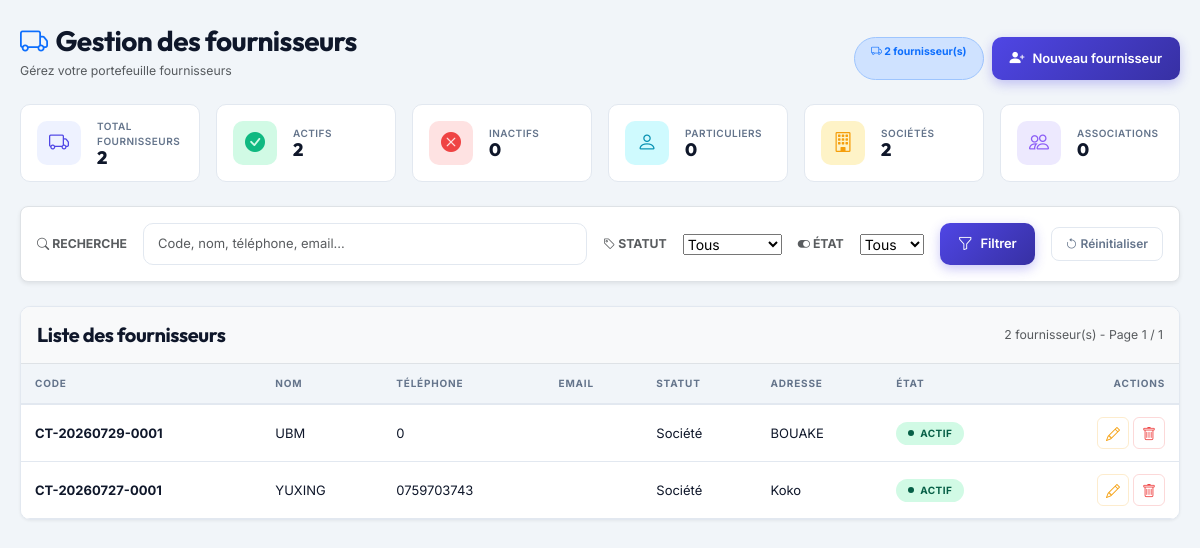
The app's page /views/contact/fournisseur.php with its own data.
### tables this page shows
CREATE TABLE IF NOT EXISTS `contact` (
  `code_contact` varchar(100) NOT NULL,
  `nom_prenom_contact` varchar(300) NOT NULL,
  `telephone_contact` varchar(100) NOT NULL,
  `email_contact` varchar(100) NOT NULL,
  `type_contact` varchar(100) NOT NULL,
  `statut_contact` varchar(100) NOT NULL,
  `solde_contact` decimal(10,2) DEFAULT '0.00',
  `solde_maximum` decimal(10,2) DEFAULT '0.00',
  `adresse_contact` varchar(100) DEFAULT NULL,
  `etat_contact` enum('Actif','Inactif') NOT NULL DEFAULT 'Actif',
  PRIMARY KEY (`code_contact`)
);

### views/contact/fournisseur.php (the view, shortened to what this page needs)
<?php
require 'databases/database.php';
function e($str) {
    return htmlspecialchars($str ?? '', ENT_QUOTES, 'UTF-8');
}
function getTableContent($pdo, $search, $filtres, $page, $perPage = 20) {
    $sql = "SELECT * FROM contact WHERE type_contact = 'Fournisseur'";
    $params = [];
    $countSql = "SELECT COUNT(*) FROM (" . $sql . ") as count_table";
    $stmt = $pdo->prepare($countSql);
    $stmt->execute($params);
    $total = $stmt->fetchColumn();
    $totalPages = ceil($total / $perPage);
    $sql .= " ORDER BY nom_prenom_contact LIMIT " . (($page - 1) * $perPage) . ", $perPage";
    $stmt = $pdo->prepare($sql);
    $stmt->execute($params);
    $fournisseurs = $stmt->fetchAll(PDO::FETCH_ASSOC);
    if (empty($fournisseurs)):
    ?>
    <tr>
        <td colspan="8" class="text-center py-5 text-muted">
            <i class="bi bi-inbox fs-1 d-block mb-2 opacity-50"></i>
            Aucun fournisseur trouvé
        </td>
    </tr>
    <?php else: ?>
    <?php foreach ($fournisseurs as $f): ?>
    <tr>
        <td class="td-bold"><?= e($f['code_contact']) ?></td>
        <td><?= e($f['nom_prenom_contact']) ?></td>
        <td><?= e($f['telephone_contact'] ?? '—') ?></td>
        <td><?= e($f['email_contact'] ?? '—') ?></td>
        <td><?= e($f['statut_contact']) ?></td>
        <td><?= e($f['adresse_contact'] ?? '—') ?></td>
        <td>
            <span class="status-badge <?= $f['etat_contact'] === 'Actif' ? 'on' : 'off' ?>">
                <span class="sdot"></span>
                <?= e($f['etat_contact']) ?>
            </span>
        </td>
        <td class="text-end">
            <div class="d-inline-flex gap-1">
                <button class="act-btn e editBtn" data-code="<?= e($f['code_contact']) ?>" title="Modifier">
                    <i class="bi bi-pencil"></i>
                </button>
                <button class="act-btn d deleteBtn" data-code="<?= e($f['code_contact']) ?>" data-nom="<?= e($f['nom_prenom_contact']) ?>" title="Supprimer">
                    <i class="bi bi-trash"></i>
                </button>
            </div>
        </td>
    </tr>
    <?php endforeach; ?>
    <?php endif;
    $tableHtml = ob_get_clean();
    ?>
    <?php endif;
    $paginationHtml = ob_get_clean();
    return [
        'table' => $tableHtml,
        'pagination' => $paginationHtml,
        'total' => $total,
        'page' => $page,
        'totalPages' => $totalPages
    ];
}
$search = trim($_POST['search'] ?? '');
$filtres = [
    'statut' => trim($_POST['statut'] ?? ''),
    'etat' => trim($_POST['etat'] ?? '')
];
$page = (int)($_POST['page'] ?? 1);
$initialData = getTableContent($pdo, $search, $filtres, $page);
$totalFournisseurs = $pdo->query("SELECT COUNT(*) FROM contact WHERE type_contact = 'Fournisseur'")->fetchColumn();
$actifs = $pdo->query("SELECT COUNT(*) FROM contact WHERE type_contact = 'Fournisseur' AND etat_contact = 'Actif'")->fetchColumn();
$inactifs = $pdo->query("SELECT COUNT(*) FROM contact WHERE type_contact = 'Fournisseur' AND etat_contact = 'Inactif'")->fetchColumn();
$particuliers = $pdo->query("SELECT COUNT(*) FROM contact WHERE type_contact = 'Fournisseur' AND statut_contact = 'Particulier'")->fetchColumn();
$societes = $pdo->query("SELECT COUNT(*) FROM contact WHERE type_contact = 'Fournisseur' AND statut_contact = 'Société'")->fetchColumn();
$associations = $pdo->query("SELECT COUNT(*) FROM contact WHERE type_contact = 'Fournisseur' AND statut_contact = 'Association'")->fetchColumn();
?>
<!DOCTYPE html>
<html lang="fr">
<head>
<link href="https://cdn.jsdelivr.net/npm/bootstrap@5.3.2/dist/css/bootstrap.min.css" rel="stylesheet">
<link href="https://cdn.jsdelivr.net/npm/bootstrap-icons@1.11.3/font/bootstrap-icons.css" rel="stylesheet">
<link rel="stylesheet" href="https://cdn.jsdelivr.net/npm/bootstrap-select@1.14.0-beta3/dist/css/bootstrap-select.min.css">
</head>
<body>
<div class="W">
    <div class="d-flex flex-wrap justify-content-between align-items-end mb-4 gap-2">
        <div>
            <h1 class="h3 fw-bold mb-1"><i class="bi bi-truck text-primary me-2"></i>Gestion des fournisseurs</h1>
            <p class="text-muted small mb-0">Gérez votre portefeuille fournisseurs</p>
        </div>
        <div class="d-flex gap-2">
            <span class="badge rounded-pill bg-primary-subtle text-primary border border-primary-subtle px-3 py-2">
                <i class="bi bi-truck"></i> <?= $totalFournisseurs ?> fournisseur(s)
            </span>
            <button type="button" class="btn-chic btn-chic-primary" id="addBtn">
                <i class="bi bi-person-plus-fill"></i>
                <span>Nouveau fournisseur</span>
            </button>
        </div>
    </div>
    <div class="row g-3 mb-4">
        <?php
        $stats = [
            ['primary', 'truck', 'Total fournisseurs', $totalFournisseurs, ''],
            ['success', 'check-circle-fill', 'Actifs', $actifs, ''],
            ['danger', 'x-circle-fill', 'Inactifs', $inactifs, ''],
            ['info', 'person', 'Particuliers', $particuliers, ''],
            ['warning', 'building', 'Sociétés', $societes, ''],
            ['purple', 'people', 'Associations', $associations, ''],
        ];
        $colorMap = [
            'primary' => ['var(--color-primary-soft)', 'var(--color-primary)'],
            'success' => ['var(--color-success-soft)', 'var(--color-success)'],
            'warning' => ['var(--color-warning-soft)', 'var(--color-warning)'],
            'danger' => ['var(--color-danger-soft)', 'var(--color-danger)'],
            'info' => ['var(--color-info-soft)', 'var(--color-info)'],
            'purple' => ['var(--color-purple-soft)', 'var(--color-purple)'],
        ];
        foreach ($stats as $s):
            $bg = $colorMap[$s[0]][0];
            $fg = $colorMap[$s[0]][1];
        ?>
        <div class="col-6 col-md-4 col-xl-2">
            <div class="stat-card d-flex align-items-center gap-3 h-100">
                <div class="stat-icon" style="background: <?= $bg ?>; color: <?= $fg ?>;">
                    <i class="bi bi-<?= $s[1] ?>"></i>
                </div>
                <div class="flex-grow-1 overflow-hidden">
                    <div class="stat-label"><?= $s[2] ?></div>
                    <div class="stat-value text-truncate"><?= $s[3] ?><?php if ($s[4]): ?><small class="text-muted ms-1" style="font-size:11px;"><?= $s[4] ?></small><?php endif; ?></div>
                </div>
            </div>
        </div>
        <?php endforeach; ?>
    </div>
    <div class="bg-white border rounded-3 p-3 mb-4 shadow-sm">
        <form id="searchForm" method="post">
            <div class="d-flex flex-wrap align-items-center gap-3">
                <label class="text-uppercase small fw-bold text-muted mb-0"><i class="bi bi-search"></i> Recherche</label>
                <input type="text" name="search" id="searchInput" class="form-control" placeholder="Code, nom, téléphone, email..." value="<?= e($search) ?>" style="flex:1; min-width:150px;">
                <label class="text-uppercase small fw-bold text-muted mb-0"><i class="bi bi-tag"></i> Statut</label>
                <select name="statut" id="statutFilter" class="selectpicker" data-live-search="true">
                    <option value="">Tous</option>
                </select>
                <label class="text-uppercase small fw-bold text-muted mb-0"><i class="bi bi-toggle-on"></i> État</label>
                <select name="etat" id="etatFilter" class="selectpicker">
                    <option value="">Tous</option>
                </select>
                <button type="submit" class="btn-chic btn-chic-primary"><i class="bi bi-funnel"></i><span>Filtrer</span></button>
                <button type="button" class="btn-go-outline" id="resetBtn"><i class="bi bi-arrow-counterclockwise"></i> Réinitialiser</button>
            </div>
        </form>
    </div>
    <div class="data-table-wrap">
        <div class="d-flex flex-wrap align-items-center justify-content-between p-3 border-bottom bg-light">
            <h5 class="mb-0 fw-bold">Liste des fournisseurs</h5>
            <span class="text-muted small"><?= $initialData['total'] ?> fournisseur(s) - Page <?= $initialData['page'] ?> / <?= max(1, $initialData['totalPages']) ?></span>
        </div>
        <div class="table-responsive">
            <table class="table">
                <thead>
                    <tr>
                        <th>Code</th>
                        <th>Nom</th>
                        <th>Téléphone</th>
                        <th>Email</th>
                        <th>Statut</th>
                        <th>Adresse</th>
                        <th>État</th>
                        <th class="text-end">Actions</th>
                    </tr>
                </thead>
                <tbody>
                    <?= $initialData['table'] ?>
                </tbody>
            </table>
        </div>
    </div>
</div>
<div class="position-fixed top-0 end-0 p-3" style="z-index:2000;">
</div>
</body>
</html>

### records on screen
contact: code_contact "CT-20260729-0001", nom_prenom_contact "UBM", telephone_contact "0", statut_contact "Société", adresse_contact "BOUAKE", etat_contact "ACTIF"
contact: code_contact "CT-20260727-0001", nom_prenom_contact "YUXING", telephone_contact "0759703743", statut_contact "Société", adresse_contact "Koko", etat_contact "ACTIF"

### other values on screen
$totalFournisseurs "2"
$s[2] "TOTAL FOURNISSEURS"
$s[3] "2"
$s[2] "ACTIFS"
$s[2] "INACTIFS"
$s[3] "0"
$s[2] "PARTICULIERS"
$s[2] "SOCIÉTÉS"
$s[2] "ASSOCIATIONS"
$initialData['total'] "2"
$initialData['page'] "1"
max(1, $initialData['totalPages']) "1"
